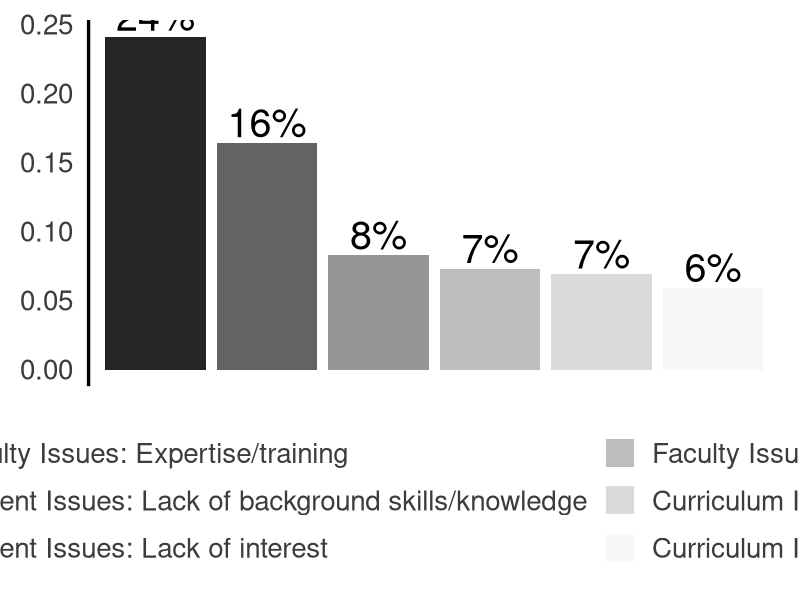
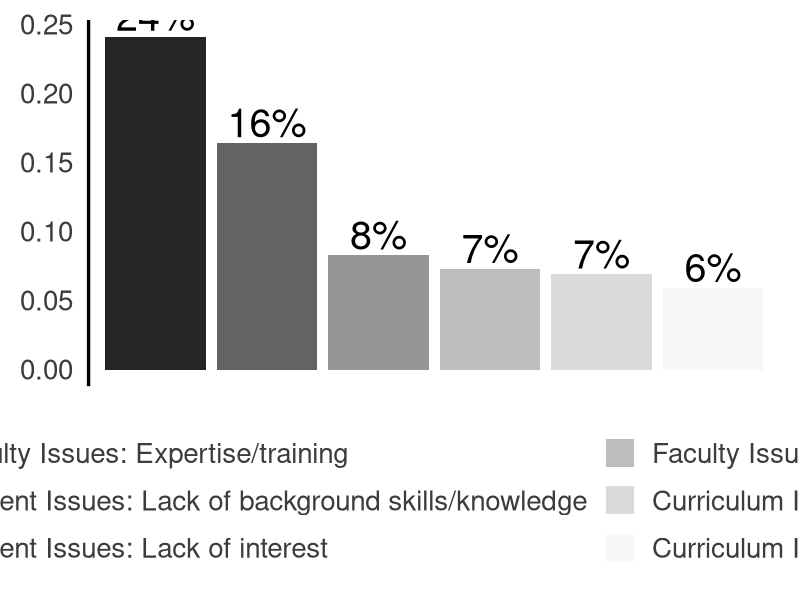

Reproduce these figures in R, in order.
#Summary of  Most Commonly Reported Barriers by Category (n=1231)

# load required libraries
require(ggplot2)
require(tidyverse)
require(ggthemes)
require(scales)


total.scored.cols <- read_csv("../../../analysis_scripts/top5_plots/ouput_tables/scored_values.csv")
sample.size <- 1231


reds<- c("#F6001D","#B40015","#68000C","#68000C","#FB697A")
greens <- c("#2EDB00","#135B00","#219E00","#4AE821","#80EE64")
yellows <- c("#FFC300", "#BC9000", "#6C5300", "#FFCC24", "#FFDC6B")
blues <- c("#766FDF","#1A10BA", "#120B83", "#08044C", "#4037D2" )
greys <- c("#252525", 
           "#636363", 
           "#969696", 
           "#bdbdbd", 
           "#d9d9d9", 
           "#f7f7f7")
           


#plot q33 scored by itself

label.df.s.33 <- list("q1.Q33" = "Q33: What do you think are the most important challenges currently facing those educating\n undergraduate life scientists in bioinformatics?")

facet_labeller.score.33 <- function(variable,value){
  return(label.df.s.33[value])
  
}



# filter out Q33 and order for plotting
total.scored.cols <- total.scored.cols%>%
  filter(question == "q1.Q33")%>%
  filter(percentage >= 0.05)%>%
  group_by(question)%>%
  arrange(.,desc(percentage))


total.scored.cols$barrier <- factor(total.scored.cols$barrier, levels = total.scored.cols$barrier[order(desc(total.scored.cols$percentage))])

color_values <- c(reds[1], greens[1:2], reds[2], blues[1:2])

total.scored.cols%>%
  ggplot()+
  aes(x = barrier, y=percentage, fill = barrier)+
  geom_bar(stat = "identity", position = "dodge")+
  facet_grid(~ question)+
  xlab("Scored barrier categories")+
  ylab("Percentage of respondents reporting barrier")+
  scale_fill_discrete(name="Barrier categories")+
  theme_fivethirtyeight(base_size = 25, base_family = "sans")+
  theme(panel.background = element_rect(fill = "white"))+
  theme(plot.background = element_rect(fill = "white"))+
  theme(legend.background = element_rect(fill = "white"))+
  theme(strip.text.y = element_blank())+
  theme(strip.background = element_blank(),strip.text.x = element_blank())+
  theme(axis.text.x = element_blank())+
  theme(legend.key.size = unit(1.5, 'lines'))+
  geom_text(aes(label = paste0(round(percentage *100), "%"), y = percentage),
            vjust =-.2, size = 10, color = "black")+
  scale_x_discrete(breaks = NULL)+
  guides(fill=guide_legend(ncol=2))+
  theme(axis.line = element_line(colour = "black"))+
  scale_fill_manual(values= greys, name= "Barriers")+
  theme(panel.grid.major=element_blank(),
        panel.grid.minor=element_blank())

  


ggsave( filename= "./top_barriers_plot.png", 
        width = 18.8, 
        height = 8.81, 
        units = "in")





